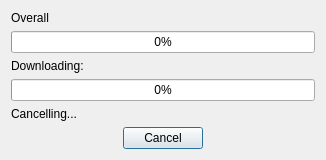
<?xml version="1.0" encoding="UTF-8"?>
<ui version="4.0">
 <class>PowerHourExportDialog</class>
 <widget class="QDialog" name="PowerHourExportDialog">
  <property name="geometry">
   <rect>
    <x>0</x>
    <y>0</y>
    <width>326</width>
    <height>156</height>
   </rect>
  </property>
  <property name="windowTitle">
   <string>Dialog</string>
  </property>
  <layout class="QGridLayout" name="gridLayout">
   <item row="8" column="0">
    <layout class="QHBoxLayout" name="horizontalLayout">
     <item>
      <spacer name="horizontalSpacer">
       <property name="orientation">
        <enum>Qt::Horizontal</enum>
       </property>
       <property name="sizeHint" stdset="0">
        <size>
         <width>40</width>
         <height>20</height>
        </size>
       </property>
      </spacer>
     </item>
     <item>
      <widget class="QPushButton" name="cancelButton">
       <property name="text">
        <string>Cancel</string>
       </property>
      </widget>
     </item>
     <item>
      <spacer name="horizontalSpacer_2">
       <property name="orientation">
        <enum>Qt::Horizontal</enum>
       </property>
       <property name="sizeHint" stdset="0">
        <size>
         <width>40</width>
         <height>20</height>
        </size>
       </property>
      </spacer>
     </item>
    </layout>
   </item>
   <item row="1" column="0">
    <layout class="QVBoxLayout" name="exportProgressLayout">
     <item>
      <widget class="QLabel" name="overallProgressLabel">
       <property name="text">
        <string>Overall</string>
       </property>
      </widget>
     </item>
     <item>
      <widget class="QProgressBar" name="overallProgressBar">
       <property name="value">
        <number>0</number>
       </property>
      </widget>
     </item>
     <item>
      <widget class="QLabel" name="currentSongLabel">
       <property name="text">
        <string>Downloading:</string>
       </property>
       <property name="alignment">
        <set>Qt::AlignLeading|Qt::AlignLeft|Qt::AlignVCenter</set>
       </property>
      </widget>
     </item>
     <item>
      <widget class="QProgressBar" name="currentSongProgressBar">
       <property name="value">
        <number>0</number>
       </property>
      </widget>
     </item>
     <item>
      <widget class="QLabel" name="cancellingLabel">
       <property name="text">
        <string>Cancelling...</string>
       </property>
      </widget>
     </item>
    </layout>
   </item>
  </layout>
 </widget>
 <resources/>
 <connections/>
</ui>
